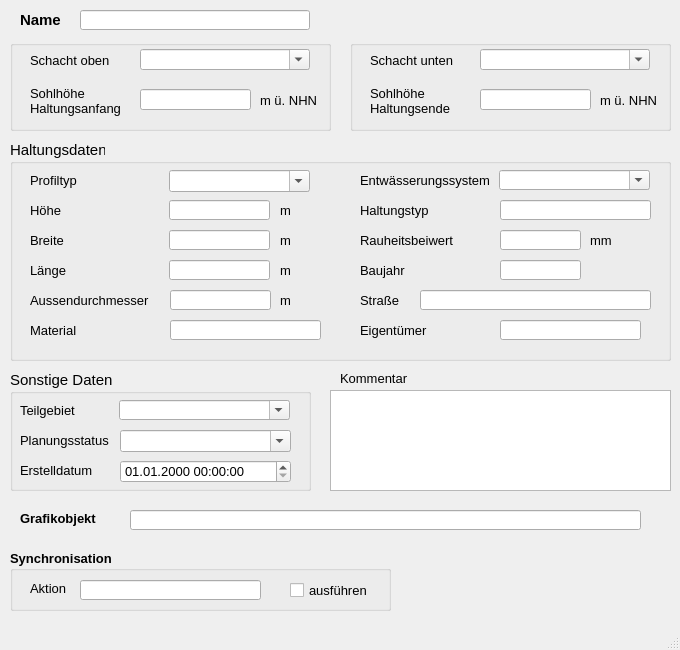
<?xml version="1.0" encoding="UTF-8"?>
<ui version="4.0">
 <class>MainWindow</class>
 <widget class="QMainWindow" name="MainWindow">
  <property name="enabled">
   <bool>true</bool>
  </property>
  <property name="geometry">
   <rect>
    <x>0</x>
    <y>0</y>
    <width>680</width>
    <height>650</height>
   </rect>
  </property>
  <property name="sizePolicy">
   <sizepolicy hsizetype="Preferred" vsizetype="Preferred">
    <horstretch>0</horstretch>
    <verstretch>0</verstretch>
   </sizepolicy>
  </property>
  <property name="minimumSize">
   <size>
    <width>680</width>
    <height>650</height>
   </size>
  </property>
  <property name="maximumSize">
   <size>
    <width>16777215</width>
    <height>16777215</height>
   </size>
  </property>
  <property name="baseSize">
   <size>
    <width>0</width>
    <height>0</height>
   </size>
  </property>
  <property name="font">
   <font>
    <family>Tahoma</family>
    <pointsize>10</pointsize>
   </font>
  </property>
  <property name="windowTitle">
   <string>Q-Regler</string>
  </property>
  <widget class="QWidget" name="centralwidget">
   <widget class="QLabel" name="label">
    <property name="geometry">
     <rect>
      <x>20</x>
      <y>10</y>
      <width>51</width>
      <height>20</height>
     </rect>
    </property>
    <property name="font">
     <font>
      <family>Tahoma</family>
      <pointsize>11</pointsize>
      <weight>75</weight>
      <bold>true</bold>
     </font>
    </property>
    <property name="text">
     <string>Name</string>
    </property>
   </widget>
   <widget class="QLineEdit" name="haltnam">
    <property name="geometry">
     <rect>
      <x>80</x>
      <y>10</y>
      <width>230</width>
      <height>20</height>
     </rect>
    </property>
    <property name="font">
     <font>
      <family>Tahoma</family>
      <pointsize>10</pointsize>
     </font>
    </property>
    <property name="toolTip">
     <string>&lt;html&gt;&lt;head/&gt;&lt;body&gt;&lt;p&gt;Eindeutige Bezeichnung&lt;/p&gt;&lt;/body&gt;&lt;/html&gt;</string>
    </property>
    <property name="statusTip">
     <string>Eindeutige Bezeichnung</string>
    </property>
   </widget>
   <widget class="QTextEdit" name="kommentar">
    <property name="geometry">
     <rect>
      <x>330</x>
      <y>390</y>
      <width>341</width>
      <height>101</height>
     </rect>
    </property>
    <property name="font">
     <font>
      <family>Tahoma</family>
      <pointsize>10</pointsize>
     </font>
    </property>
    <property name="toolTip">
     <string>&lt;html&gt;&lt;head/&gt;&lt;body&gt;&lt;p&gt;&lt;span style=&quot; font-family:'Calibri','sans-serif';&quot;&gt;Platz für eigene Kommentare.&lt;/span&gt;&lt;/p&gt;&lt;/body&gt;&lt;/html&gt;</string>
    </property>
    <property name="statusTip">
     <string>Platz für zusätzliche Kommentare</string>
    </property>
   </widget>
   <widget class="QLabel" name="label_22">
    <property name="geometry">
     <rect>
      <x>340</x>
      <y>370</y>
      <width>81</width>
      <height>16</height>
     </rect>
    </property>
    <property name="font">
     <font>
      <family>Tahoma</family>
      <pointsize>10</pointsize>
     </font>
    </property>
    <property name="text">
     <string>Kommentar</string>
    </property>
   </widget>
   <widget class="QGroupBox" name="groupBox_2">
    <property name="geometry">
     <rect>
      <x>10</x>
      <y>140</y>
      <width>661</width>
      <height>221</height>
     </rect>
    </property>
    <property name="font">
     <font>
      <family>Tahoma</family>
      <pointsize>11</pointsize>
     </font>
    </property>
    <property name="title">
     <string>Haltungsdaten</string>
    </property>
    <widget class="QLabel" name="label_7">
     <property name="geometry">
      <rect>
       <x>20</x>
       <y>90</y>
       <width>101</width>
       <height>21</height>
      </rect>
     </property>
     <property name="font">
      <font>
       <family>Tahoma</family>
       <pointsize>10</pointsize>
      </font>
     </property>
     <property name="text">
      <string>Breite</string>
     </property>
    </widget>
    <widget class="QLabel" name="label_20">
     <property name="geometry">
      <rect>
       <x>270</x>
       <y>90</y>
       <width>31</width>
       <height>21</height>
      </rect>
     </property>
     <property name="font">
      <font>
       <family>Tahoma</family>
       <pointsize>10</pointsize>
      </font>
     </property>
     <property name="text">
      <string>m </string>
     </property>
    </widget>
    <widget class="QLabel" name="label_21">
     <property name="geometry">
      <rect>
       <x>270</x>
       <y>120</y>
       <width>30</width>
       <height>20</height>
      </rect>
     </property>
     <property name="font">
      <font>
       <family>Tahoma</family>
       <pointsize>10</pointsize>
      </font>
     </property>
     <property name="text">
      <string>m </string>
     </property>
    </widget>
    <widget class="QLineEdit" name="laenge">
     <property name="geometry">
      <rect>
       <x>159</x>
       <y>120</y>
       <width>101</width>
       <height>20</height>
      </rect>
     </property>
     <property name="font">
      <font>
       <family>Tahoma</family>
       <pointsize>10</pointsize>
      </font>
     </property>
     <property name="toolTip">
      <string/>
     </property>
     <property name="statusTip">
      <string/>
     </property>
    </widget>
    <widget class="QComboBox" name="entwart">
     <property name="geometry">
      <rect>
       <x>489</x>
       <y>30</y>
       <width>151</width>
       <height>20</height>
      </rect>
     </property>
     <property name="font">
      <font>
       <family>Tahoma</family>
       <pointsize>10</pointsize>
      </font>
     </property>
     <property name="toolTip">
      <string>&lt;html&gt;&lt;head/&gt;&lt;body&gt;&lt;p&gt;vorh. Entwässerungssystem (z.B. Mischwasser, Regenwasser etc.)&lt;/p&gt;&lt;/body&gt;&lt;/html&gt;</string>
     </property>
     <property name="statusTip">
      <string>vorh. Entwässerungssystem (z.B. Mischwasser, Regenwasser etc.)</string>
     </property>
     <property name="editable">
      <bool>true</bool>
     </property>
    </widget>
    <widget class="QComboBox" name="profilnam">
     <property name="geometry">
      <rect>
       <x>159</x>
       <y>30</y>
       <width>141</width>
       <height>22</height>
      </rect>
     </property>
     <property name="font">
      <font>
       <family>Tahoma</family>
       <pointsize>10</pointsize>
      </font>
     </property>
     <property name="toolTip">
      <string/>
     </property>
     <property name="statusTip">
      <string/>
     </property>
     <property name="editable">
      <bool>true</bool>
     </property>
    </widget>
    <widget class="QLabel" name="label_54">
     <property name="geometry">
      <rect>
       <x>20</x>
       <y>30</y>
       <width>91</width>
       <height>21</height>
      </rect>
     </property>
     <property name="font">
      <font>
       <family>Tahoma</family>
       <pointsize>10</pointsize>
      </font>
     </property>
     <property name="text">
      <string>Profiltyp</string>
     </property>
    </widget>
    <widget class="QLabel" name="label_17">
     <property name="geometry">
      <rect>
       <x>20</x>
       <y>120</y>
       <width>151</width>
       <height>21</height>
      </rect>
     </property>
     <property name="font">
      <font>
       <family>Tahoma</family>
       <pointsize>10</pointsize>
      </font>
     </property>
     <property name="text">
      <string>Länge</string>
     </property>
    </widget>
    <widget class="QLabel" name="label_51">
     <property name="geometry">
      <rect>
       <x>350</x>
       <y>30</y>
       <width>151</width>
       <height>21</height>
      </rect>
     </property>
     <property name="font">
      <font>
       <family>Tahoma</family>
       <pointsize>10</pointsize>
      </font>
     </property>
     <property name="text">
      <string>Entwässerungssystem</string>
     </property>
    </widget>
    <widget class="QLineEdit" name="hoehe">
     <property name="geometry">
      <rect>
       <x>159</x>
       <y>60</y>
       <width>101</width>
       <height>20</height>
      </rect>
     </property>
     <property name="font">
      <font>
       <family>Tahoma</family>
       <pointsize>10</pointsize>
      </font>
     </property>
     <property name="toolTip">
      <string/>
     </property>
     <property name="statusTip">
      <string/>
     </property>
    </widget>
    <widget class="QLabel" name="label_16">
     <property name="geometry">
      <rect>
       <x>270</x>
       <y>60</y>
       <width>31</width>
       <height>21</height>
      </rect>
     </property>
     <property name="font">
      <font>
       <family>Tahoma</family>
       <pointsize>10</pointsize>
      </font>
     </property>
     <property name="text">
      <string>m </string>
     </property>
    </widget>
    <widget class="QLineEdit" name="breite">
     <property name="geometry">
      <rect>
       <x>159</x>
       <y>90</y>
       <width>101</width>
       <height>20</height>
      </rect>
     </property>
     <property name="font">
      <font>
       <family>Tahoma</family>
       <pointsize>10</pointsize>
      </font>
     </property>
     <property name="toolTip">
      <string/>
     </property>
     <property name="statusTip">
      <string/>
     </property>
    </widget>
    <widget class="QLabel" name="label_6">
     <property name="geometry">
      <rect>
       <x>20</x>
       <y>60</y>
       <width>101</width>
       <height>21</height>
      </rect>
     </property>
     <property name="font">
      <font>
       <family>Tahoma</family>
       <pointsize>10</pointsize>
      </font>
     </property>
     <property name="text">
      <string>Höhe</string>
     </property>
    </widget>
    <widget class="QLabel" name="label_12">
     <property name="geometry">
      <rect>
       <x>20</x>
       <y>150</y>
       <width>121</width>
       <height>21</height>
      </rect>
     </property>
     <property name="font">
      <font>
       <family>Tahoma</family>
       <pointsize>10</pointsize>
      </font>
     </property>
     <property name="text">
      <string>Aussendurchmesser</string>
     </property>
    </widget>
    <widget class="QLabel" name="label_13">
     <property name="geometry">
      <rect>
       <x>350</x>
       <y>60</y>
       <width>101</width>
       <height>21</height>
      </rect>
     </property>
     <property name="font">
      <font>
       <family>Tahoma</family>
       <pointsize>10</pointsize>
      </font>
     </property>
     <property name="text">
      <string>Haltungstyp</string>
     </property>
    </widget>
    <widget class="QLabel" name="label_27">
     <property name="geometry">
      <rect>
       <x>270</x>
       <y>150</y>
       <width>31</width>
       <height>21</height>
      </rect>
     </property>
     <property name="font">
      <font>
       <family>Tahoma</family>
       <pointsize>10</pointsize>
      </font>
     </property>
     <property name="text">
      <string>m</string>
     </property>
    </widget>
    <widget class="QLineEdit" name="haltungstyp">
     <property name="geometry">
      <rect>
       <x>490</x>
       <y>60</y>
       <width>151</width>
       <height>20</height>
      </rect>
     </property>
    </widget>
    <widget class="QLineEdit" name="aussendurchmesser">
     <property name="geometry">
      <rect>
       <x>160</x>
       <y>150</y>
       <width>101</width>
       <height>20</height>
      </rect>
     </property>
     <property name="toolTip">
      <string/>
     </property>
     <property name="statusTip">
      <string/>
     </property>
    </widget>
    <widget class="QLabel" name="label_72">
     <property name="geometry">
      <rect>
       <x>580</x>
       <y>90</y>
       <width>46</width>
       <height>21</height>
      </rect>
     </property>
     <property name="font">
      <font>
       <family>Tahoma</family>
       <pointsize>10</pointsize>
      </font>
     </property>
     <property name="text">
      <string>mm</string>
     </property>
    </widget>
    <widget class="QLineEdit" name="material">
     <property name="geometry">
      <rect>
       <x>160</x>
       <y>180</y>
       <width>151</width>
       <height>20</height>
      </rect>
     </property>
     <property name="toolTip">
      <string/>
     </property>
     <property name="statusTip">
      <string/>
     </property>
    </widget>
    <widget class="QLabel" name="label_23">
     <property name="geometry">
      <rect>
       <x>20</x>
       <y>180</y>
       <width>101</width>
       <height>21</height>
      </rect>
     </property>
     <property name="font">
      <font>
       <family>Tahoma</family>
       <pointsize>10</pointsize>
      </font>
     </property>
     <property name="text">
      <string>Material</string>
     </property>
    </widget>
    <widget class="QLineEdit" name="baujahr">
     <property name="geometry">
      <rect>
       <x>490</x>
       <y>120</y>
       <width>81</width>
       <height>20</height>
      </rect>
     </property>
     <property name="toolTip">
      <string/>
     </property>
     <property name="statusTip">
      <string/>
     </property>
    </widget>
    <widget class="QLabel" name="label_62">
     <property name="geometry">
      <rect>
       <x>350</x>
       <y>90</y>
       <width>101</width>
       <height>21</height>
      </rect>
     </property>
     <property name="font">
      <font>
       <family>Tahoma</family>
       <pointsize>10</pointsize>
      </font>
     </property>
     <property name="text">
      <string>Rauheitsbeiwert</string>
     </property>
    </widget>
    <widget class="QLabel" name="label_18">
     <property name="geometry">
      <rect>
       <x>350</x>
       <y>120</y>
       <width>101</width>
       <height>21</height>
      </rect>
     </property>
     <property name="font">
      <font>
       <family>Tahoma</family>
       <pointsize>10</pointsize>
      </font>
     </property>
     <property name="text">
      <string>Baujahr</string>
     </property>
    </widget>
    <widget class="QLineEdit" name="ks">
     <property name="geometry">
      <rect>
       <x>490</x>
       <y>90</y>
       <width>81</width>
       <height>20</height>
      </rect>
     </property>
     <property name="font">
      <font>
       <family>Tahoma</family>
       <pointsize>10</pointsize>
      </font>
     </property>
     <property name="toolTip">
      <string>&lt;html&gt;&lt;head/&gt;&lt;body&gt;&lt;p&gt;Absolute Rauheit gemäß Prandtl-Colebrook&lt;/p&gt;&lt;/body&gt;&lt;/html&gt;</string>
     </property>
     <property name="statusTip">
      <string>Absolute Rauheit gemäß Prandtl-Colebrook</string>
     </property>
    </widget>
    <widget class="QLabel" name="label_19">
     <property name="geometry">
      <rect>
       <x>350</x>
       <y>180</y>
       <width>90</width>
       <height>21</height>
      </rect>
     </property>
     <property name="font">
      <font>
       <family>Tahoma</family>
       <pointsize>10</pointsize>
      </font>
     </property>
     <property name="text">
      <string>Eigentümer</string>
     </property>
    </widget>
    <widget class="QLineEdit" name="eigentum">
     <property name="geometry">
      <rect>
       <x>490</x>
       <y>180</y>
       <width>141</width>
       <height>20</height>
      </rect>
     </property>
     <property name="toolTip">
      <string/>
     </property>
     <property name="statusTip">
      <string/>
     </property>
    </widget>
    <widget class="QLabel" name="label_2">
     <property name="geometry">
      <rect>
       <x>350</x>
       <y>150</y>
       <width>65</width>
       <height>21</height>
      </rect>
     </property>
     <property name="font">
      <font>
       <family>Tahoma</family>
       <pointsize>10</pointsize>
      </font>
     </property>
     <property name="text">
      <string>Straße</string>
     </property>
    </widget>
    <widget class="QLineEdit" name="strasse">
     <property name="geometry">
      <rect>
       <x>410</x>
       <y>150</y>
       <width>231</width>
       <height>20</height>
      </rect>
     </property>
     <property name="font">
      <font>
       <family>Tahoma</family>
       <pointsize>10</pointsize>
      </font>
     </property>
     <property name="toolTip">
      <string/>
     </property>
     <property name="statusTip">
      <string/>
     </property>
    </widget>
   </widget>
   <widget class="QGroupBox" name="groupBox_3">
    <property name="geometry">
     <rect>
      <x>350</x>
      <y>40</y>
      <width>321</width>
      <height>91</height>
     </rect>
    </property>
    <property name="font">
     <font>
      <family>Tahoma</family>
      <pointsize>11</pointsize>
     </font>
    </property>
    <property name="title">
     <string/>
    </property>
    <widget class="QLineEdit" name="sohleunten">
     <property name="geometry">
      <rect>
       <x>130</x>
       <y>49</y>
       <width>111</width>
       <height>21</height>
      </rect>
     </property>
     <property name="font">
      <font>
       <family>Tahoma</family>
       <pointsize>10</pointsize>
      </font>
     </property>
     <property name="toolTip">
      <string/>
     </property>
     <property name="statusTip">
      <string/>
     </property>
    </widget>
    <widget class="QLabel" name="label_9">
     <property name="geometry">
      <rect>
       <x>20</x>
       <y>10</y>
       <width>91</width>
       <height>21</height>
      </rect>
     </property>
     <property name="font">
      <font>
       <family>Tahoma</family>
       <pointsize>10</pointsize>
      </font>
     </property>
     <property name="text">
      <string>Schacht unten</string>
     </property>
    </widget>
    <widget class="QLabel" name="label_8">
     <property name="geometry">
      <rect>
       <x>20</x>
       <y>40</y>
       <width>101</width>
       <height>41</height>
      </rect>
     </property>
     <property name="font">
      <font>
       <family>Tahoma</family>
       <pointsize>10</pointsize>
      </font>
     </property>
     <property name="text">
      <string>Sohlhöhe
Haltungsende</string>
     </property>
    </widget>
    <widget class="QLabel" name="label_15">
     <property name="geometry">
      <rect>
       <x>250</x>
       <y>50</y>
       <width>61</width>
       <height>21</height>
      </rect>
     </property>
     <property name="font">
      <font>
       <family>Tahoma</family>
       <pointsize>10</pointsize>
      </font>
     </property>
     <property name="text">
      <string>m ü. NHN</string>
     </property>
    </widget>
    <widget class="QComboBox" name="schunten">
     <property name="geometry">
      <rect>
       <x>130</x>
       <y>9</y>
       <width>170</width>
       <height>21</height>
      </rect>
     </property>
     <property name="font">
      <font>
       <family>Tahoma</family>
       <pointsize>10</pointsize>
      </font>
     </property>
     <property name="toolTip">
      <string>&lt;html&gt;&lt;head/&gt;&lt;body&gt;&lt;p&gt;&lt;span style=&quot; font-family:'Calibri','sans-serif';&quot;&gt;Name des unteren Schachts&lt;/span&gt;&lt;/p&gt;&lt;/body&gt;&lt;/html&gt;</string>
     </property>
     <property name="statusTip">
      <string>Name des unteren Schachts</string>
     </property>
     <property name="editable">
      <bool>true</bool>
     </property>
    </widget>
   </widget>
   <widget class="QGroupBox" name="groupBox">
    <property name="geometry">
     <rect>
      <x>10</x>
      <y>40</y>
      <width>321</width>
      <height>91</height>
     </rect>
    </property>
    <property name="font">
     <font>
      <family>Tahoma</family>
      <pointsize>11</pointsize>
     </font>
    </property>
    <property name="title">
     <string/>
    </property>
    <widget class="QLabel" name="label_3">
     <property name="geometry">
      <rect>
       <x>20</x>
       <y>10</y>
       <width>91</width>
       <height>21</height>
      </rect>
     </property>
     <property name="font">
      <font>
       <family>Tahoma</family>
       <pointsize>10</pointsize>
      </font>
     </property>
     <property name="text">
      <string>Schacht oben</string>
     </property>
    </widget>
    <widget class="QLabel" name="label_5">
     <property name="geometry">
      <rect>
       <x>20</x>
       <y>40</y>
       <width>91</width>
       <height>41</height>
      </rect>
     </property>
     <property name="font">
      <font>
       <family>Tahoma</family>
       <pointsize>10</pointsize>
      </font>
     </property>
     <property name="text">
      <string>Sohlhöhe
Haltungsanfang</string>
     </property>
    </widget>
    <widget class="QLabel" name="label_14">
     <property name="geometry">
      <rect>
       <x>250</x>
       <y>50</y>
       <width>61</width>
       <height>21</height>
      </rect>
     </property>
     <property name="font">
      <font>
       <family>Tahoma</family>
       <pointsize>10</pointsize>
      </font>
     </property>
     <property name="text">
      <string>m ü. NHN</string>
     </property>
    </widget>
    <widget class="QComboBox" name="schoben">
     <property name="geometry">
      <rect>
       <x>130</x>
       <y>9</y>
       <width>170</width>
       <height>21</height>
      </rect>
     </property>
     <property name="font">
      <font>
       <family>Tahoma</family>
       <pointsize>10</pointsize>
      </font>
     </property>
     <property name="toolTip">
      <string>&lt;html&gt;&lt;head/&gt;&lt;body&gt;&lt;p&gt;&lt;span style=&quot; font-family:'Calibri','sans-serif';&quot;&gt;Name des oberen Schachts&lt;/span&gt;&lt;/p&gt;&lt;/body&gt;&lt;/html&gt;</string>
     </property>
     <property name="statusTip">
      <string>Name des oberen Schachts</string>
     </property>
     <property name="editable">
      <bool>true</bool>
     </property>
    </widget>
    <widget class="QLineEdit" name="sohleoben">
     <property name="geometry">
      <rect>
       <x>130</x>
       <y>49</y>
       <width>111</width>
       <height>21</height>
      </rect>
     </property>
     <property name="font">
      <font>
       <family>Tahoma</family>
       <pointsize>10</pointsize>
      </font>
     </property>
     <property name="toolTip">
      <string/>
     </property>
     <property name="statusTip">
      <string/>
     </property>
    </widget>
   </widget>
   <widget class="QGroupBox" name="groupBox_4">
    <property name="geometry">
     <rect>
      <x>10</x>
      <y>370</y>
      <width>301</width>
      <height>121</height>
     </rect>
    </property>
    <property name="font">
     <font>
      <family>Tahoma</family>
      <pointsize>11</pointsize>
     </font>
    </property>
    <property name="title">
     <string>Sonstige Daten</string>
    </property>
    <widget class="QComboBox" name="teilgebiet">
     <property name="geometry">
      <rect>
       <x>109</x>
       <y>30</y>
       <width>171</width>
       <height>20</height>
      </rect>
     </property>
     <property name="font">
      <font>
       <family>Tahoma</family>
       <pointsize>10</pointsize>
      </font>
     </property>
     <property name="toolTip">
      <string>&lt;html&gt;&lt;head/&gt;&lt;body&gt;&lt;p&gt;Zuordnung zu definiertem Teilgebiet&lt;/p&gt;&lt;/body&gt;&lt;/html&gt;</string>
     </property>
     <property name="statusTip">
      <string>Zuordnung zu definiertem Teilgebiet</string>
     </property>
     <property name="editable">
      <bool>true</bool>
     </property>
    </widget>
    <widget class="QLabel" name="label_11">
     <property name="geometry">
      <rect>
       <x>10</x>
       <y>30</y>
       <width>71</width>
       <height>20</height>
      </rect>
     </property>
     <property name="font">
      <font>
       <family>Tahoma</family>
       <pointsize>10</pointsize>
      </font>
     </property>
     <property name="text">
      <string>Teilgebiet</string>
     </property>
     <property name="buddy">
      <cstring>simstatus</cstring>
     </property>
    </widget>
    <widget class="QComboBox" name="simstatus">
     <property name="geometry">
      <rect>
       <x>110</x>
       <y>60</y>
       <width>171</width>
       <height>22</height>
      </rect>
     </property>
     <property name="font">
      <font>
       <family>Tahoma</family>
       <pointsize>10</pointsize>
      </font>
     </property>
     <property name="toolTip">
      <string>&lt;html&gt;&lt;head/&gt;&lt;body&gt;&lt;p&gt;&lt;span style=&quot; font-family:'Calibri','sans-serif';&quot;&gt;aktueller Status (z.B. vorhanden, in Planung etc.)&lt;/span&gt;&lt;/p&gt;&lt;/body&gt;&lt;/html&gt;</string>
     </property>
     <property name="statusTip">
      <string>aktueller Status (z.B. vorhanden, in Planung etc.)</string>
     </property>
     <property name="editable">
      <bool>true</bool>
     </property>
    </widget>
    <widget class="QgsDateTimeEdit" name="createdat">
     <property name="geometry">
      <rect>
       <x>110</x>
       <y>90</y>
       <width>171</width>
       <height>23</height>
      </rect>
     </property>
     <property name="font">
      <font>
       <family>Tahoma</family>
       <pointsize>10</pointsize>
      </font>
     </property>
     <property name="currentSection">
      <enum>QDateTimeEdit::DaySection</enum>
     </property>
     <property name="displayFormat">
      <string>dd.MM.yyyy HH:mm:ss</string>
     </property>
    </widget>
    <widget class="QLabel" name="label_10">
     <property name="geometry">
      <rect>
       <x>10</x>
       <y>60</y>
       <width>111</width>
       <height>21</height>
      </rect>
     </property>
     <property name="font">
      <font>
       <family>Tahoma</family>
       <pointsize>10</pointsize>
      </font>
     </property>
     <property name="text">
      <string>Planungsstatus</string>
     </property>
     <property name="buddy">
      <cstring>simstatus</cstring>
     </property>
    </widget>
    <widget class="QLabel" name="label_71">
     <property name="geometry">
      <rect>
       <x>10</x>
       <y>90</y>
       <width>151</width>
       <height>21</height>
      </rect>
     </property>
     <property name="font">
      <font>
       <family>Tahoma</family>
       <pointsize>10</pointsize>
      </font>
     </property>
     <property name="text">
      <string>Erstelldatum</string>
     </property>
    </widget>
   </widget>
   <widget class="QGroupBox" name="groupBox_sync">
    <property name="geometry">
     <rect>
      <x>10</x>
      <y>550</y>
      <width>381</width>
      <height>61</height>
     </rect>
    </property>
    <property name="font">
     <font>
      <family>Tahoma</family>
      <pointsize>10</pointsize>
      <weight>75</weight>
      <bold>true</bold>
     </font>
    </property>
    <property name="title">
     <string>Synchronisation</string>
    </property>
    <widget class="QCheckBox" name="status">
     <property name="geometry">
      <rect>
       <x>280</x>
       <y>30</y>
       <width>101</width>
       <height>21</height>
      </rect>
     </property>
     <property name="font">
      <font>
       <family>Tahoma</family>
       <pointsize>10</pointsize>
       <weight>50</weight>
       <bold>false</bold>
      </font>
     </property>
     <property name="toolTip">
      <string>Synchronisation aktivieren</string>
     </property>
     <property name="statusTip">
      <string>Synchronisation aktivieren</string>
     </property>
     <property name="text">
      <string>ausführen</string>
     </property>
    </widget>
    <widget class="QLabel" name="label_24">
     <property name="geometry">
      <rect>
       <x>20</x>
       <y>30</y>
       <width>51</width>
       <height>16</height>
      </rect>
     </property>
     <property name="font">
      <font>
       <family>Tahoma</family>
       <pointsize>10</pointsize>
       <weight>50</weight>
       <bold>false</bold>
      </font>
     </property>
     <property name="text">
      <string>Aktion</string>
     </property>
    </widget>
    <widget class="QLineEdit" name="aktion">
     <property name="geometry">
      <rect>
       <x>70</x>
       <y>30</y>
       <width>181</width>
       <height>20</height>
      </rect>
     </property>
     <property name="toolTip">
      <string>&lt;html&gt;&lt;head/&gt;&lt;body&gt;&lt;p&gt;Maßnahme zur Synchronisation&lt;/p&gt;&lt;/body&gt;&lt;/html&gt;</string>
     </property>
     <property name="statusTip">
      <string>Maßnahme zur Synchronisation</string>
     </property>
    </widget>
   </widget>
   <widget class="QLabel" name="label_25">
    <property name="geometry">
     <rect>
      <x>20</x>
      <y>510</y>
      <width>101</width>
      <height>16</height>
     </rect>
    </property>
    <property name="font">
     <font>
      <family>Tahoma</family>
      <pointsize>10</pointsize>
      <weight>75</weight>
      <bold>true</bold>
     </font>
    </property>
    <property name="text">
     <string>Grafikobjekt</string>
    </property>
   </widget>
   <widget class="QLineEdit" name="objekt">
    <property name="geometry">
     <rect>
      <x>130</x>
      <y>510</y>
      <width>511</width>
      <height>20</height>
     </rect>
    </property>
    <property name="toolTip">
     <string>&lt;html&gt;&lt;head/&gt;&lt;body&gt;&lt;p&gt;Textbeschreibung (WKT) des Grafikobjekts&lt;/p&gt;&lt;/body&gt;&lt;/html&gt;</string>
    </property>
    <property name="statusTip">
     <string>Textbeschreibung des Grafikobjekts</string>
    </property>
   </widget>
  </widget>
  <widget class="QMenuBar" name="menubar">
   <property name="geometry">
    <rect>
     <x>0</x>
     <y>0</y>
     <width>680</width>
     <height>22</height>
    </rect>
   </property>
  </widget>
  <widget class="QStatusBar" name="statusbar"/>
 </widget>
 <customwidgets>
  <customwidget>
   <class>QgsDateTimeEdit</class>
   <extends>QDateTimeEdit</extends>
   <header>qgsdatetimeedit.h</header>
  </customwidget>
 </customwidgets>
 <tabstops>
  <tabstop>haltnam</tabstop>
 </tabstops>
 <resources/>
 <connections/>
</ui>
